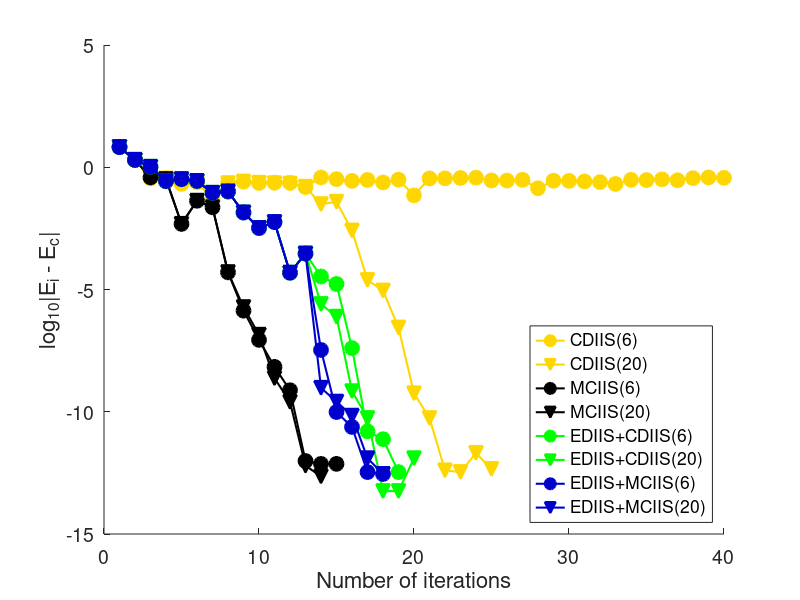

The MATLAB source for this figure:
% SCF Done:  E(RS-VWN5) =  -290.457687571     A.U. after   24 cycles

load sih3hOut.mat
output.energySet{1} = output.energySet{1}(1:40);

maxSCFIter = 40;
ener = output.ener;
iter = output.iter;
energySet = output.energySet;

yellow = [255 215 0] ./ 255;
darkBlue = [0 0 205] ./ 255;

% shapes = {'s', 'o', 'v', '^', 'd', 'h', '<', '>'};
shapes = {'o', 'v', 'o', 'v', 'o', 'v', 'o', 'v'};
colors = {yellow, yellow, 'k', 'k', 'g', 'g', darkBlue, darkBlue};

for iType = 1:length(ener)
    fprintf('%0.8f  %d \n', ener{iType}, iter{iType});
end

energyArray = [ener{:}];
iterArray = [iter{:}];
minEnergy = min(energyArray(iterArray~=maxSCFIter));

hFig = figure();
set(hFig, 'Position', [10 10 800 600])
hold();
for iType = 1:length(ener)
    errorArray = log10(abs(energySet{iType} - minEnergy));
    errorArray(errorArray == -inf) = min(errorArray(errorArray ~= -inf));
    plot(1:length(energySet{iType}), errorArray, ...
        'LineWidth', 1.5, ...
        'Color', colors{iType}, ...
        'Marker', shapes{iType}, ...
        'MarkerFaceColor', colors{iType}, ...
        'MarkerSize', 10);
end

set(gca,'FontSize', 14)

xlabel('Number of iterations', 'FontSize', 16);
ylabel('log_{10}|E_i - E_c|', 'FontSize', 16);
legend('CDIIS(6)', 'CDIIS(20)', 'MCIIS(6)', 'MCIIS(20)', 'EDIIS+CDIIS(6)', 'EDIIS+CDIIS(20)', 'EDIIS+MCIIS(6)', 'EDIIS+MCIIS(20)', ...
    'Location', 'SouthEast');

outputFileName = './graphs/sih3h.pdf';
print(outputFileName, '-dpdf')


